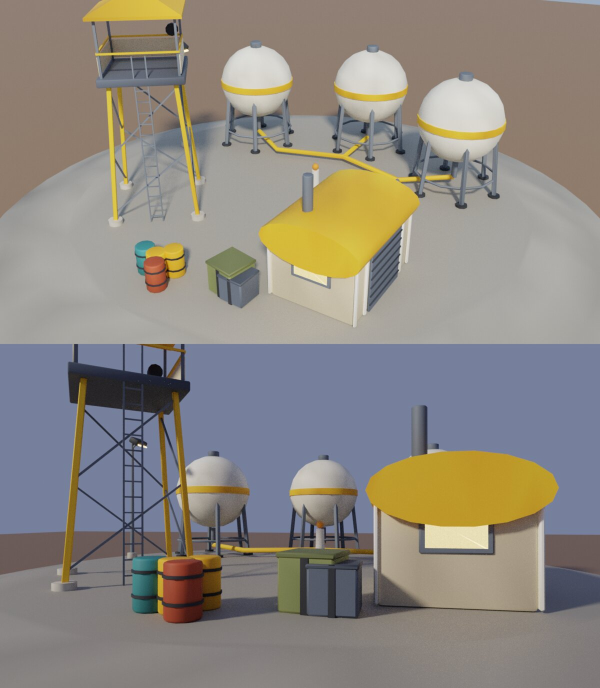
#> input picture docs/art/previews/base_depot.jpg, 1200 x 1376 px, given in place of front-window-seat.png, which was not available (shown at 1/2 size)
$ python hud_cleanup_mockups.py
#> lines starting #> are read from the running program, lines starting #| are printed output that depends on the picture
"""Offline mockups for the HUD clean-up (17 Nov 2026) at the Steam Deck's 1280x800. Not game footage.

Draws five pictures: the flight view as it is now, the flight view after the clean-up, on foot outside after the
clean-up, the new Run Stats page in the pause menu, and the seat view with the ship readout
back (Matthew asked for it to stay, later on 17 Nov). Drawn at 2x and scaled down so text sizes match the Deck.

    python3 tools/hud_mockups/hud_cleanup_mockups.py <backgrounds folder> <out folder>

The backgrounds folder needs front-window-seat.png and ground_mars_on_foot.jpg (both in the project files).
"""
import math
import os
import sys
from PIL import Image, ImageDraw, ImageFont, ImageFilter

S = 2
W, H = 1280, 800
HERE = os.path.dirname(os.path.abspath(__file__))
FONTS = os.path.join(HERE, "..", "..", "unity", "Assets", "OrbitalAnte", "Resources", "Fonts")
BG = sys.argv[1] if len(sys.argv) > 1 else "."
OUT = sys.argv[2] if len(sys.argv) > 2 else "."

# The game's colours (UiKit).
CREAM = (246, 232, 204)
MUTED = (184, 168, 148)
AMBER = (237, 135, 41)
DANGER = (219, 64, 51)
O2 = (150, 215, 245)
FOCUS = (120, 210, 240)
PANEL = (48, 41, 36)
INK = (33, 28, 26)


def font(bold, size):
    return ImageFont.truetype(os.path.join(FONTS, "B612-Bold.ttf" if bold else "B612-Regular.ttf"), int(size * S))


def background(name, crop_wide=False):
    img = Image.open(os.path.join(BG, name)).convert("RGBA")
    if crop_wide:
        w, h = img.size
        h -= 40  # and leave out their own caption along the bottom
        cw = int(h * W / H)
        # The landscape pictures are before/after pairs: take the right-hand (after) half, clear of its caption.
        x = w - cw
        img = img.crop((x - 20, 0, x - 20 + cw, h))
    return img.resize((W * S, H * S), Image.LANCZOS)


class Layer:
    """Shapes and words, with the soft dark halo every HUD label gets in the game (UiKit.Halo)."""

    def __init__(self):
        self.img = Image.new("RGBA", (W * S, H * S), (0, 0, 0, 0))
        self.d = ImageDraw.Draw(self.img)

    def text(self, xy, s, f, fill, anchor="la", spacing=0.0):
        x, y = xy
        if spacing <= 0:
            self.d.text((x * S, y * S), s, font=f, fill=fill, anchor=anchor)
            return self.d.textlength(s, font=f) / S
        # Letter-spaced small capitals for labels.
        total = sum(self.d.textlength(c, font=f) / S for c in s) + spacing * (len(s) - 1)
        if anchor[0] == "r":
            x -= total
        elif anchor[0] == "m":
            x -= total / 2
        a = "l" + anchor[1]
        for c in s:
            self.d.text((x * S, y * S), c, font=f, fill=fill, anchor=a)
            x += self.d.textlength(c, font=f) / S + spacing
        return total

    def width(self, s, f):
        return self.d.textlength(s, font=f) / S

    def rect(self, x0, y0, x1, y1, fill, r=0):
        if r > 0:
            self.d.rounded_rectangle([x0 * S, y0 * S, x1 * S, y1 * S], radius=r * S, fill=fill)
        else:
            self.d.rectangle([x0 * S, y0 * S, x1 * S, y1 * S], fill=fill)

    def compose(self, onto, halo=0.75, radius=3):
        alpha = self.img.split()[3]
        shadow = Image.new("RGBA", self.img.size, (8, 6, 5, 0))
        a = alpha.filter(ImageFilter.MaxFilter(3)).filter(ImageFilter.GaussianBlur(radius * S))
        a = a.point(lambda v: int(min(255, v * 1.8) * halo))
        shadow.putalpha(a)
        onto.alpha_composite(shadow)
        onto.alpha_composite(self.img)


def save(img, name, title):
    img = img.convert("RGB").resize((W, H), Image.LANCZOS)
    d = ImageDraw.Draw(img)
    cap = ImageFont.truetype("/usr/share/fonts/truetype/dejavu/DejaVuSans.ttf", 13)
    d.rectangle([0, H - 20, W, H], fill=(0, 0, 0))
    d.text((8, H - 17), title + "   |   offline mockup at 1280x800, not game footage", font=cap, fill=(255, 255, 255))
    img.save(os.path.join(OUT, name + ".png"))


def aim_cross(L):
    for i in range(4):
        a = math.radians(90 * i)
        cx, cy = W / 2 + 13 * math.cos(a), H / 2 + 13 * math.sin(a)
        if i % 2 == 0:
            L.rect(cx - 5, cy - 1, cx + 5, cy + 1, CREAM + (205,))
        else:
            L.rect(cx - 1, cy - 5, cx + 1, cy + 5, CREAM + (205,))


def body_marker(L, x, y, name, dist, aimed=False, small=False):
    f = font(False, 14 if small else 16)
    col = (115, 217, 255) if aimed else (MUTED if small else CREAM)
    L.d.ellipse([(x - 3) * S, (y - 3) * S, (x + 3) * S, (y + 3) * S], fill=col + (255,))
    label = name + "  " + dist
    if aimed:
        label = "[ " + label + " ]"
    L.text((x, y + 16), label, f, col, "mm")


# ------------------------------------------------------------------ before: the flight view today
def before_flight():
    img = background("front-window-seat.png")
    L = Layer()
    aim_cross(L)
    body_marker(L, 820, 250, "Phobos", "8.1 km", aimed=True)
    body_marker(L, 300, 180, "Deimos", "21 km", small=True)
    body_marker(L, 1000, 120, "Jupiter", "1,904 km")
    # The F3 readout, on by default.
    f = font(True, 18)
    lines = [
        "16.9 ms avg   31.2 ms worst   59 fps",
        "Seed 482913   gibs 12/60   blood 140/600   splats 22/64 (projectors)",
        "Budget 16.7 ms: TIGHT   1% worst 29.4 ms   11% of frames over",
        "Picture finish: on   Far copies 6 of 9 bodies",
        "Anchored to Mars (turning with it)   bodies 38   recentres 12   time 3412 s",
        "Ground ready 3/38  pictures 9/38  work waiting 0   Mars: tiles 96 (solid 12)  things 410",
    ]
    for i, s in enumerate(lines):
        L.text((14, 10 + i * 22), s, f, CREAM)
    L.text((W / 2, 196), "MARS   1.24 km above the ground", font(True, 26), AMBER, "mm")
    f = font(True, 22)
    readout = [
        "Speed  212 m/s   against Mars's ground",
        "Pull   3.7 m/s²",
        "Orbit  a circle here needs 3.2 km/s across   you: 1.1 km/s",
        "This path comes down to the ground: go faster across to stay up",
        "LOCKED ON Phobos   8.1 km   closing 230 m/s",
        "Wind   14 m/s   it carries you sideways",
    ]
    for i, s in enumerate(readout):
        L.text((22, 600 + i * 26), s, f, CREAM, "ls")
    L.text((W / 2, 550), "BRAKE NOW:  aim at Phobos and hold Match Velocity", font(True, 24), DANGER, "mm")
    L.text((22, 768), "Thrusters: W A S D, Space up, Ctrl down     Turn the ship: hold RMB, roll Q / E     Boost: Shift     "
           "Match velocity: hold F     Lock: T     Autopilot: G     Map: M", font(False, 16), MUTED, "ls")
    # Ship damage list, top right.
    for i, s in enumerate(["Thruster 2: 54%", "Front glass: 81%", "Leg 1: BROKEN"]):
        L.text((W - 22, 112 + i * 24), s, font(True, 18), CREAM, "ra")
    L.compose(img)
    save(img, "hud_cleanup_1_before_flight", "BEFORE  the seat view today (debug readout on by default, help line always on)")
#> in save, `img.save(os.path.join(OUT, name + ".png"))`:
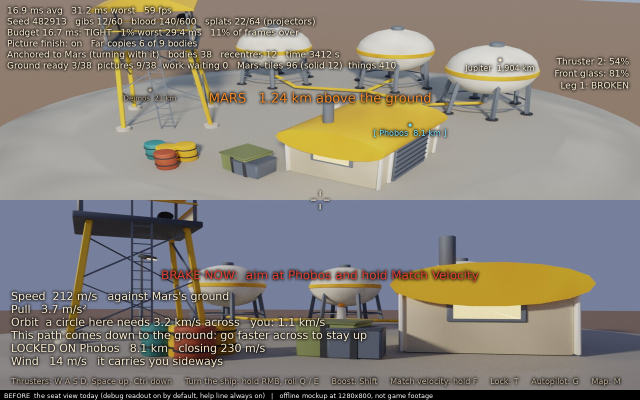
#> saved as hud_cleanup_1_before_flight.png: PIL image 1280x800 RGB (shown at 1/2 size); mean R, G, B 134.8, 129, 121.2


# ------------------------------------------------------------------ after: the flight view
def label(L, xy, s, col=MUTED, anchor="la", size=13):
    return L.text(xy, s, font(True, size), col, anchor, spacing=1.6)


def after_flight():
    img = background("front-window-seat.png")
    L = Layer()
    aim_cross(L)
    body_marker(L, 820, 250, "Phobos", "8.1 km", aimed=True)
    body_marker(L, 300, 180, "Deimos", "21 km", small=True)
    body_marker(L, 1000, 120, "Jupiter", "1,904 km")

    # Where: top centre, name over height.
    label(L, (W / 2, 22), "MARS", MUTED, "mt", 14)
    L.text((W / 2, 42), "1.24 km", font(True, 30), CREAM, "mt")
    L.text((W / 2, 80), "above the ground", font(False, 14), MUTED, "mt")

    # Speed: lower left.
    x, y = 40, 586
    label(L, (x, y), "SPEED")
    w = L.text((x, y + 18), "212", font(True, 44), CREAM)
#> w = 83.98
    L.text((x + w + 6, y + 48), "m/s", font(True, 18), MUTED, "ls")
    L.text((x, y + 74), "against Mars's ground", font(False, 15), MUTED)
    L.text((x, y + 96), "down 4.2 m/s", font(False, 15), CREAM)
    # Orbit aid: a bar across with a notch where a circle would be.
    oy = y + 124
    label(L, (x, oy), "ORBIT")
    bx, bw = x + 64, 200
    L.rect(bx, oy + 3, bx + bw, oy + 9, (0, 0, 0, 140), 3)
    circle_at = 0.62
    you = 0.62 * 1.1 / 3.2
    L.rect(bx, oy + 3, bx + bw * you, oy + 9, AMBER + (255,), 3)
    L.rect(bx + bw * circle_at - 1, oy - 2, bx + bw * circle_at + 1, oy + 14, CREAM + (255,))
    L.text((x, oy + 22), "comes down: go faster across", font(False, 15), AMBER)
    L.text((x, oy + 44), "Wind 14 m/s carries you sideways", font(False, 14), MUTED)

    # Target: lower right.
    rx = W - 40
    ty = 610
    tagw = L.width("LOCKED", font(True, 12)) + 18
#> tagw = 66.78
    L.rect(rx - tagw, ty - 2, rx, ty + 16, (115, 217, 255, 235), 4)
    L.text((rx - tagw / 2, ty + 7), "LOCKED", font(True, 12), INK, "mm")
    L.text((rx, ty + 26), "Phobos", font(True, 20), (115, 217, 255), "ra")
    w = L.text((rx, ty + 86), "km", font(True, 18), MUTED, "rs")
#> w = 27.95
    L.text((rx - w - 6, ty + 90), "8.1", font(True, 40), CREAM, "rs")
    L.text((rx, ty + 100), "closing 230 m/s", font(False, 15), DANGER, "ra")

    # The one notice.
    L.text((W / 2, 550), "BRAKE NOW:  aim at Phobos and hold Match Velocity (F)", font(True, 22), DANGER, "mm")

    # Ship damage: a small panel of bars, only while something is hurt.
    sx, sy = W - 40, 120
    label(L, (sx, sy), "SHIP", MUTED, "ra")
    rows = [("Thruster 2", 0.54, None), ("Front glass", 0.81, None), ("Leg 1", 0.0, "BROKEN")]
    for i, (name, f, tag) in enumerate(rows):
        yy = sy + 22 + i * 22
        L.text((sx - 96, yy), name, font(False, 15), CREAM, "ra")
        if tag:
            L.text((sx, yy), tag, font(True, 13), DANGER, "ra", spacing=1.0)
        else:
            L.rect(sx - 84, yy + 5, sx, yy + 11, (0, 0, 0, 140), 3)
            col = AMBER if f < 0.6 else CREAM
            L.rect(sx - 84, yy + 5, sx - 84 + 84 * f, yy + 11, col + (255,), 3)
#> this loop made 3 passes
    L.compose(img)
    save(img, "hud_cleanup_2_after_flight", "AFTER  the seat view: four groups, debug and key lists moved to the pause menu")


# ------------------------------------------------------------------ after: on foot outside, in a fight
def visor_shade(img):
    v = Image.new("L", img.size, 0)
    vd = ImageDraw.Draw(v)
    vd.ellipse([-260 * S, -420 * S, (W + 260) * S, (H + 70) * S], fill=255)
    v = v.filter(ImageFilter.GaussianBlur(40 * S))
    shade = Image.new("RGBA", img.size, (10, 8, 8, 255))
    shade.putalpha(v.point(lambda x: int((255 - x) * 0.55)))
    img.alpha_composite(shade)


def after_on_foot():
    img = background("ground_mars_on_foot.jpg", crop_wide=True)
#> call 3 of background, with name = 'ground_mars_on_foot.jpg', crop_wide = True
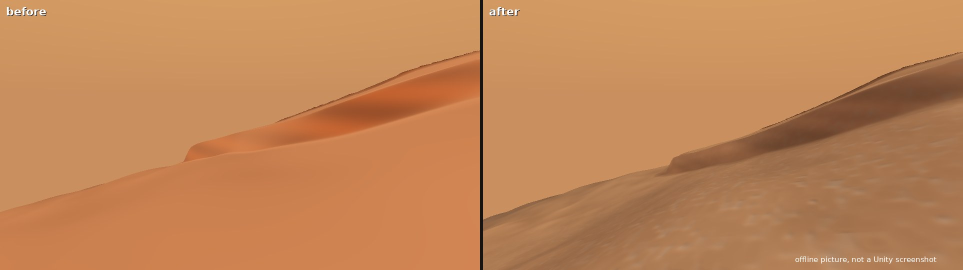
#> input picture docs/art/previews/ground_mars_on_foot.jpg, 1926 x 540 px, found by its file name (shown at 1/2 size)
    visor_shade(img)
#> in visor_shade, `img.alpha_composite(shade)`:
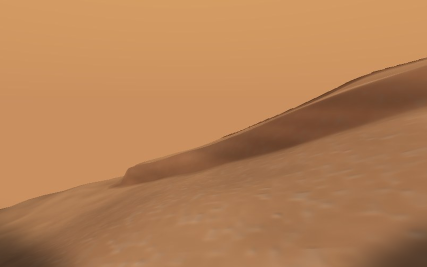
#> img: PIL image 2560x1600 RGBA (shown at 1/6 size); mean R, G, B, A 180, 128.2, 85.2, 255
    L = Layer()
    d = L.d
    c = (W / 2 * S, H / 2 * S)
    d.ellipse([c[0] - 4 * S, c[1] - 4 * S, c[0] + 4 * S, c[1] + 4 * S], fill=(0, 0, 0, 170))
    d.ellipse([c[0] - 2.6 * S, c[1] - 2.6 * S, c[0] + 2.6 * S, c[1] + 2.6 * S], fill=CREAM + (255,))
    R, WID, SPAN = 74, 9, 150

    def arc(cx, cy, r, w, a0, a1, fill):
        d.arc([(cx - r) * S, (cy - r) * S, (cx + r) * S, (cy + r) * S], a0, a1, fill=fill, width=int(w * S))

    # Air, lower left (unchanged from option A).
    cx, cy = 230, 690
    air = 0.38
    arc(cx, cy, R, WID, 105, 105 + SPAN, (0, 0, 0, 130))
    arc(cx, cy, R, WID, 105, 105 + SPAN * air, O2 + (255,))
    for i in range(11):
        a = math.radians(105 + SPAN * i / 10)
        k = 15 if i % 5 == 0 else 11
        d.line([(cx + (R + 7) * math.cos(a)) * S, (cy + (R + 7) * math.sin(a)) * S,
                (cx + (R + k) * math.cos(a)) * S, (cy + (R + k) * math.sin(a)) * S], fill=CREAM + (210,), width=2 * S)
    L.text((cx - 38, cy - 52), "AIR", font(True, 15), O2)
    w = L.text((cx - 38, cy - 32), "38", font(True, 40), CREAM)
    L.text((cx - 38 + w + 3, cy - 4), "%", font(True, 20), MUTED, "ls")
    L.text((cx - 38, cy + 18), "4:12 left", font(False, 17), MUTED)
    # Jets bar and speed, as now.
    L.rect(cx - 176 + 54 + 26 - 9, H - 26 - 86 + 5, cx - 176 + 54 + 26 + 9, H - 26 - 10, (0, 0, 0, 140), 4)
    L.text((406, 706), "2.4 m/s against Mars's ground", font(True, 18), CREAM)
    L.text((406, 734), "TETHER OFF  SHIP 140 m", font(False, 15), AMBER)

    # Suit plates, moved in to make room for the gun.
    cx2 = W - 380
    lit_n = 6
    for i in range(10):
        a1 = 75 - SPAN * i / 10
        a0 = a1 - SPAN / 10 + 2.2
        col = (CREAM + (255,)) if i < lit_n else (0, 0, 0, 130)
        if i == lit_n - 1:
            col = AMBER + (255,)
        arc(cx2, cy, R, WID + 3, a0 % 360, a1 % 360, col)
    L.text((cx2 + 38, cy - 52), "SUIT", font(True, 15), CREAM, "ra")
    L.text((cx2 + 38, cy - 32), "62", font(True, 40), CREAM, "ra")
    L.text((cx2 + 38, cy + 18), "6 of 10 plates", font(False, 17), MUTED, "ra")

    # Gun, lower right: name, the ladder as pips, then the magazine.
    rx = W - 32
    gy = 632
    L.text((rx, gy), "SNIPER", font(True, 18), CREAM, "ra")
    L.text((rx, gy - 22), "+2 guns  [1 / D-Pad Up]", font(True, 13), MUTED, "ra")
    pips, filled = 6, 4
    py = gy + 30
    nx = L.text((rx, py - 6), "SMG", font(True, 12), MUTED, "ra", spacing=1.2)
    L.text((rx - nx - 6, py - 6), "›", font(True, 14), MUTED, "ra")
    px = rx - nx - 24
    for i in range(pips):
        x0 = px - (pips - i) * 11
        col = CREAM + (255,) if i < filled else (0, 0, 0, 150)
        L.rect(x0, py - 4, x0 + 8, py + 4, col, 2)
        if i >= filled:
            d.rounded_rectangle([x0 * S, (py - 4) * S, (x0 + 8) * S, (py + 4) * S], radius=2 * S, outline=MUTED + (200,), width=S)
    w = L.text((rx, H - 34), "4", font(True, 46), CREAM, "rs")
#> w = 29.27
    L.text((rx - w - 8, H - 38), "/ 5", font(True, 20), MUTED, "rs")

    # Focus, bottom centre.
    fy = H - 118
    L.rect(W / 2 - 100, fy - 6, W / 2 + 100, fy + 6, (0, 0, 0, 140), 6)
    L.rect(W / 2 - 98, fy - 4, W / 2 - 98 + 196 * 0.64, fy + 4, FOCUS + (255,), 4)
    L.text((W / 2 - 110, fy), "FOCUS", font(True, 13), MUTED, "rm", spacing=1.4)
    L.text((W / 2, 448), "E   pick up  Shotgun", font(False, 17), CREAM, "mm")
    L.compose(img)
#> call 3 of compose, with halo = 0.75, radius = 3
#> in compose (call 3), `onto.alpha_composite(self.img)`:
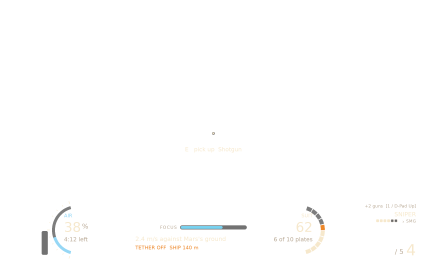
#> self.img: PIL image 2560x1600 RGBA (shown at 1/6 size); mean R, G, B, A 2.1, 2, 1.8, 2.7; transparent parts drawn white
    save(img, "hud_cleanup_3_after_on_foot", "AFTER  on foot outside: the gun and its ladder join the lower right; nothing else changes")


# ------------------------------------------------------------------ the pause menu's Run Stats page
def stats_page():
    img = background("ground_mars_on_foot.jpg", crop_wide=True)
    dim = Image.new("RGBA", img.size, (13, 10, 10, 184))
    img.alpha_composite(dim)
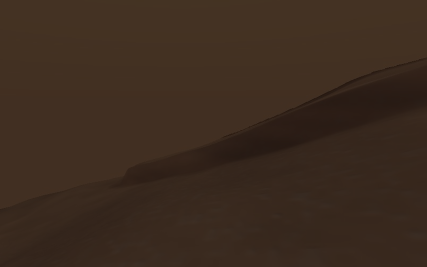
#> img: PIL image 2560x1600 RGBA (shown at 1/6 size); mean R, G, B, A 60, 43.4, 31.3, 255
    L = Layer()
    cw, ch = 1140, 690
    x0, y0 = (W - cw) / 2, 40
    L.rect(x0, y0, x0 + cw, y0 + ch, AMBER + (255,), 16)
    L.rect(x0 + 5, y0 + 5, x0 + cw - 5, y0 + ch - 5, PANEL + (247,), 14)
    L.text((W / 2, y0 + 44), "RUN STATS", font(True, 40), AMBER, "mm")

    cols = [
        ("THIS RUN", [("Time this run", "12:41"), ("Kills", "9"), ("Gun", "3 of 6  Sniper"),
                      ("Next gun", "2 kills to SMG"), ("Guns carried", "Pistol +1"), ("Focus", "64%"),
                      ("Seed", "482913")]),
        ("SHIP", [("Fuel", "72%"), ("Air", "88%"), ("Thrust", "100%"), ("Turning", "92%"),
                  ("Thruster 2", "54%"), ("Front glass", "81%"), ("Leg 1", "BROKEN")]),
        ("SUIT AND FLIGHT", [("Suit air", "38%  4:12 left"), ("Jet fuel", "61%"), ("Armour", "6 of 10 plates"),
                             ("Near", "Mars"), ("Height", "1.24 km"), ("Speed", "212 m/s"), ("Pull", "3.7 m/s²")]),
    ]
    colw = (cw - 80) / 3
    for c, (title, rows) in enumerate(cols):
        cx = x0 + 40 + c * colw
        label(L, (cx, y0 + 96), title, AMBER, "la", 14)
        L.rect(cx, y0 + 118, cx + colw - 30, y0 + 119, MUTED + (90,))
        for i, (k, v) in enumerate(rows):
            yy = y0 + 132 + i * 34
            L.text((cx, yy), k, font(False, 17), MUTED)
            col = DANGER if v == "BROKEN" else CREAM
            L.text((cx + colw - 30, yy), v, font(True, 18), col, "ra")
#> this loop made 3 passes
#> cx on passes 2 to 3: 463.3, 816.7

    # Buttons.
    by = y0 + ch - 128
#> by = 602
    bw = (cw - 100) / 2
    L.text((W / 2, y0 + 420), "Performance numbers (fps, frame times, the Deck budget) are under Technical details.", font(False, 15), MUTED, "mm")
    for i, s in enumerate(["Performance overlay: OFF", "Technical details"]):
        bx = x0 + 40 + i * (bw + 20)
        L.rect(bx, by, bx + bw, by + 50, (84, 71, 61, 255), 12)
        L.text((bx + bw / 2, by + 25), s, font(True, 22), CREAM, "mm")
    L.rect(x0 + 40, by + 62, x0 + cw - 40, by + 112, AMBER + (255,), 12)
    L.text((W / 2, by + 87), "Back", font(True, 22), CREAM, "mm")
    img.alpha_composite(L.img)
    save(img, "hud_cleanup_4_pause_run_stats", "AFTER  pause menu > Run Stats: everything that left the screen, in one place")
#> call 4 of save, with name = 'hud_cleanup_4_pause_run_stats'
#> in save (call 4), `img.save(os.path.join(OUT, name + ".png"))`:
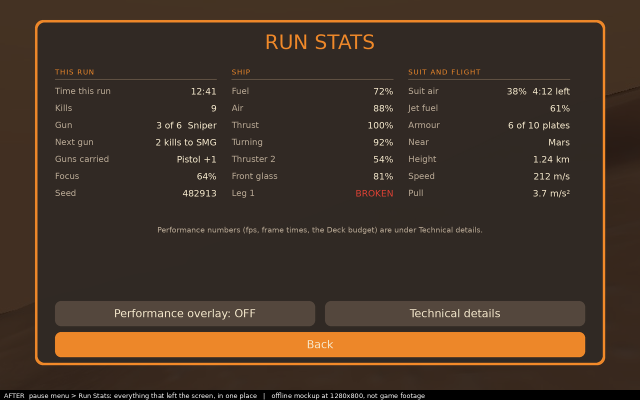
#> saved as hud_cleanup_4_pause_run_stats.png: PIL image 1280x800 RGB (shown at 1/2 size); mean R, G, B 68, 51.5, 38.2


# ------------------------------------------------------------------ the ship readout back (17 Nov 2026, later)
def plate(L, x0, y_bottom, width, rows):
    """Draws a FlightHud readout plate: rows of (label, value, value colour, words, words colour, height, value size,
    bold value, bar). Laid out from the bottom up, like FlightHud.LayOut."""
    height = 16 + sum(r[5] for r in rows)
    top = y_bottom - height
    L.rect(x0, top, x0 + width, y_bottom, (13, 15, 20, 148), 10)
    L.rect(x0 + 12, top, x0 + width - 12, top + 2, AMBER + (204,))
    y = top + 8
    for label_, value, vcol, words, wcol, h, vsize, bold, bar in rows:
        mid = y + h / 2
        if label_:
            L.text((x0 + 16, mid), label_, font(True, 13), MUTED, "lm")
        L.text((x0 + 106, mid), value, font(bold, vsize), vcol, "lm")
        if words:
            L.text((x0 + width - 16, mid), words, font(False, 14), wcol, "rm")
        if bar is not None:
            bx1 = x0 + width - 16
            bx0 = bx1 - 110
            L.rect(bx0, mid - 3.5, bx1, mid + 3.5, (0, 0, 0, 128), 3)
            L.rect(bx0, mid - 3.5, bx0 + 110 * bar, mid + 3.5, AMBER + (255,), 3)
            cx = bx0 + 110 * 0.62
            L.rect(cx - 1, mid - 8.5, cx + 1, mid + 8.5, CREAM + (255,))
        y += h


def readout_flight():
    img = background("front-window-seat.png")
    L = Layer()
    aim_cross(L)
    body_marker(L, 820, 250, "Phobos", "8.1 km", aimed=True)
    body_marker(L, 300, 180, "Deimos", "21 km", small=True)
    body_marker(L, 1000, 120, "Jupiter", "1,904 km")
    label(L, (W / 2, 22), "MARS", MUTED, "mt", 14)
    L.text((W / 2, 42), "1.24 km", font(True, 30), CREAM, "mt")
    L.text((W / 2, 80), "above the ground", font(False, 14), MUTED, "mt")

    plate(L, 24, H - 30, 470, [
        ("SPEED", "212 m/s", CREAM, "against Mars's ground", MUTED, 36, 28, True, None),
        ("CLIMB", "down 4.2 m/s", CREAM, "", MUTED, 25, 19, True, None),
        ("PULL", "3.7 m/s\u00b2", CREAM, "", MUTED, 25, 19, True, None),
        ("ORBIT", "1,104 / 3,410 m/s", CREAM, "", MUTED, 25, 19, True, 0.62 * 1104 / 3410),
        ("", "comes down: go faster across", AMBER, "", MUTED, 21, 14, False, None),
        ("OUTSIDE", "Wind 14 m/s carries you sideways", MUTED, "", MUTED, 23, 14, False, None),
    ])
    plate(L, W - 24 - 400, H - 30, 400, [
        ("TARGET", "Phobos", (115, 217, 255), "LOCKED", (115, 217, 255), 25, 19, True, None),
        ("DISTANCE", "8.1 km", CREAM, "closing 230 m/s", DANGER, 25, 19, True, None),
        ("FUEL", "62%", CREAM, "", MUTED, 25, 19, True, None),
        ("AIR", "18%", AMBER, "low", AMBER, 25, 19, True, None),
    ])
    L.text((W / 2, 550), "BRAKE NOW:  aim at Phobos and hold Match Velocity (F)", font(True, 22), DANGER, "mm")

    sx, sy = W - 40, 120
    label(L, (sx, sy), "SHIP", MUTED, "ra")
    rows = [("Thruster 2  54%", 0.54, None), ("Front glass  81%", 0.81, None), ("Leg 1", 0.0, "BROKEN")]
    for i, (name, f, tag) in enumerate(rows):
        yy = sy + 22 + i * 22
        L.text((sx - 96, yy), name, font(False, 15), CREAM, "ra")
        if tag:
            L.text((sx, yy), tag, font(True, 13), DANGER, "ra", spacing=1.0)
        else:
            L.rect(sx - 84, yy + 5, sx, yy + 11, (0, 0, 0, 140), 3)
            col = AMBER if f < 0.6 else CREAM
            L.rect(sx - 84, yy + 5, sx - 84 + 84 * f, yy + 11, col + (255,), 3)
    L.compose(img, halo=0.5)
#> call 4 of compose, with halo = 0.5, radius = 3
#> in compose (call 4), `alpha = self.img.split()[3]`:
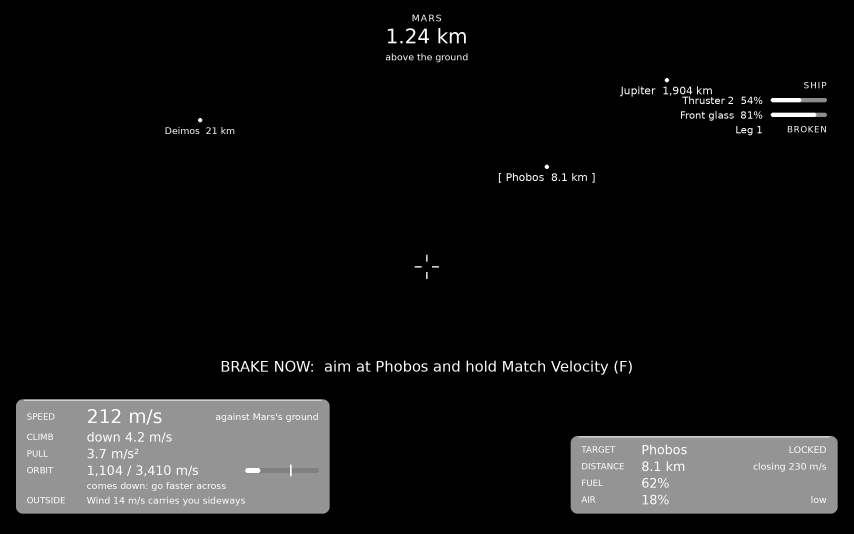
#> alpha: PIL image 2560x1600 L (shown at 1/3 size); min 0, max 255, mean 20.9
    save(img, "hud_readout_5_seat_view", "The seat view with the ship readout back: two labelled plates in B612")


if __name__ == "__main__":
    os.makedirs(OUT, exist_ok=True)
    before_flight()
    after_flight()
    after_on_foot()
    stats_page()
    readout_flight()
